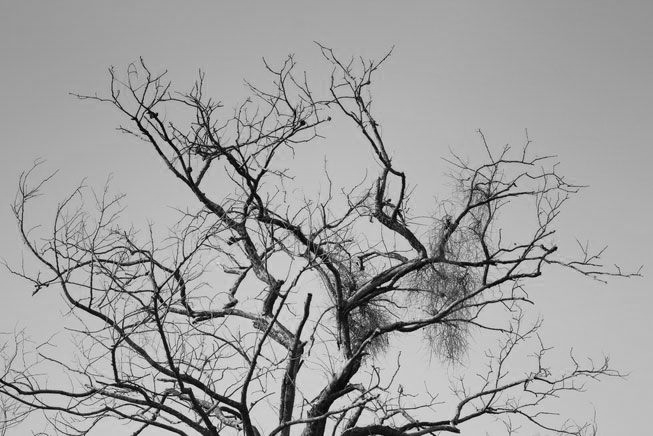
#> input picture dados/tree.tiff, 653 x 436 px
$ jupyter execute '2 - Aliasing.ipynb'
#> lines starting #> are read from the running program, lines starting #| are printed output that depends on the picture
## Influência da amostragem em imagens

### 1. Leitura da imagem

[cell 1]
import numpy as np
import matplotlib.pyplot as plt

img = plt.imread('../../dados/tree.tiff')
#> img is the input picture: shape (436, 653); min 0, max 238, mean 160.6
plt.figure(figsize=[8,8])
plt.imshow(img, 'gray')

### 2. Amostragem da imagem

Vamos aumentar a taxa de amostragem da imagem. A ideia é definir um intervalo de amostragem, I, e criar uma nova imagem contendo pixels da imagem original amostrados a cada intervalo I.

Por exemplo, na imagem abaixo é utilizado um intervalo de amostragem igual a 2. Isso quer dizer que a cada 2 pixels (pixels mostrados em cinza) armazenamos o valor do pixel em uma nova imagem.

[cell 2]
def resample_image(img, sampling_interv_r, sampling_interv_c):
    '''Amostra uma imagem em intervalos definidos por sampling_interv_r (linhas)
       e sampling_interv_c (colunas)'''
#> called with sampling_interv_r = 3, sampling_interv_c = 3

    num_rows, num_cols = img.shape
#> num_rows = 436; num_cols = 653

    # Calcula tamanho da imagem final
    num_rows_resampled = (num_rows+1)//sampling_interv_r
#> num_rows_resampled = 145
    num_cols_resampled = (num_cols+1)//sampling_interv_c
#> num_cols_resampled = 218

    img_resampled = np.zeros([num_rows_resampled, num_cols_resampled])
    for row in range(num_rows_resampled):
        for col in range(num_cols_resampled):
            img_resampled[row, col] = img[sampling_interv_r*row, sampling_interv_c*col]
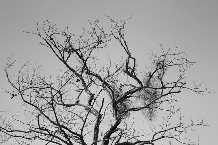
#> img_resampled: shape (145, 218) float64; min 1, max 237, mean 160.8

    return img_resampled

# Define intervalo de amostragem nas linhas e nas colunas.
sampling_interv_r = 3
sampling_interv_c = 3
img_resampled = resample_image(img, sampling_interv_r, sampling_interv_c)

plt.figure(figsize=[6,6])
plt.imshow(img_resampled, 'gray')

Notamos no resultado o que podemos chamar de "serrilhado". Isso ocorre porque o intervalo de amostragem é maior do que o necessário para representar pequenos detalhes da imagem. De forma equivalente, dizemos que a taxa de amostragem é menor do que a maior frequência contida no sinal.

### 3. Reduzindo o aliasing

Para reduzirmos o aliasing, podemos suavizar a imagem antes de reamostrar. A suavização elimina altas frequências da imagem.

[cell 3]
import scipy.ndimage as ndi

img_smooth = ndi.gaussian_filter(img, sigma=1)
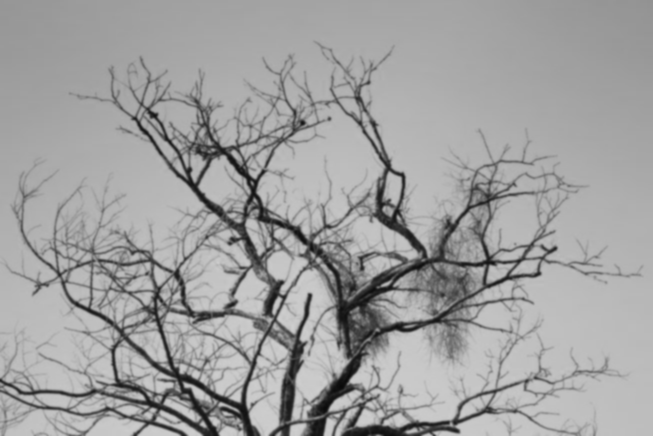
#> img_smooth: shape (436, 653); min 9, max 207, mean 159.7
img_smooth_resampled = resample_image(img_smooth, sampling_interv_r, sampling_interv_c)
#> call 2 of resample_image, with sampling_interv_r = 3, sampling_interv_c = 3
#> after the loop in resample_image (call 2), `for row in range(num_rows_resampled):`:
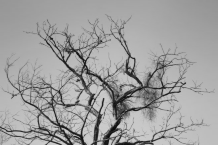
#> img_resampled: shape (145, 218) float64; min 11, max 206, mean 159.7

plt.figure(figsize=[6,6])
plt.imshow(img_smooth_resampled, 'gray')

$ run again, with dados/cat.tiff copied over dados/tree.tiff
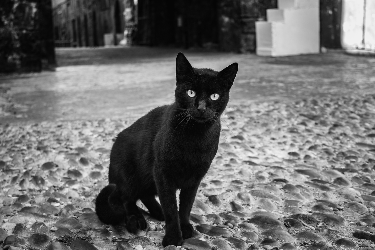
#> input picture dados/cat.tiff, 375 x 250 px
#> img is the input picture: shape (250, 375); min 0, max 243, mean 107.1
#> after the loop in resample_image, `for row in range(num_rows_resampled):`:
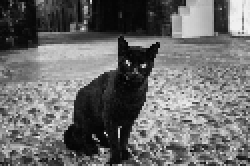
#> img_resampled: shape (83, 125) float64 (shown 2 times larger); min 0, max 242, mean 106.7
#> after the loop in resample_image (call 2), `for row in range(num_rows_resampled):`:
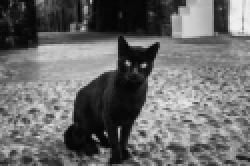
#> img_resampled: shape (83, 125) float64 (shown 2 times larger); min 4, max 239, mean 105.8
